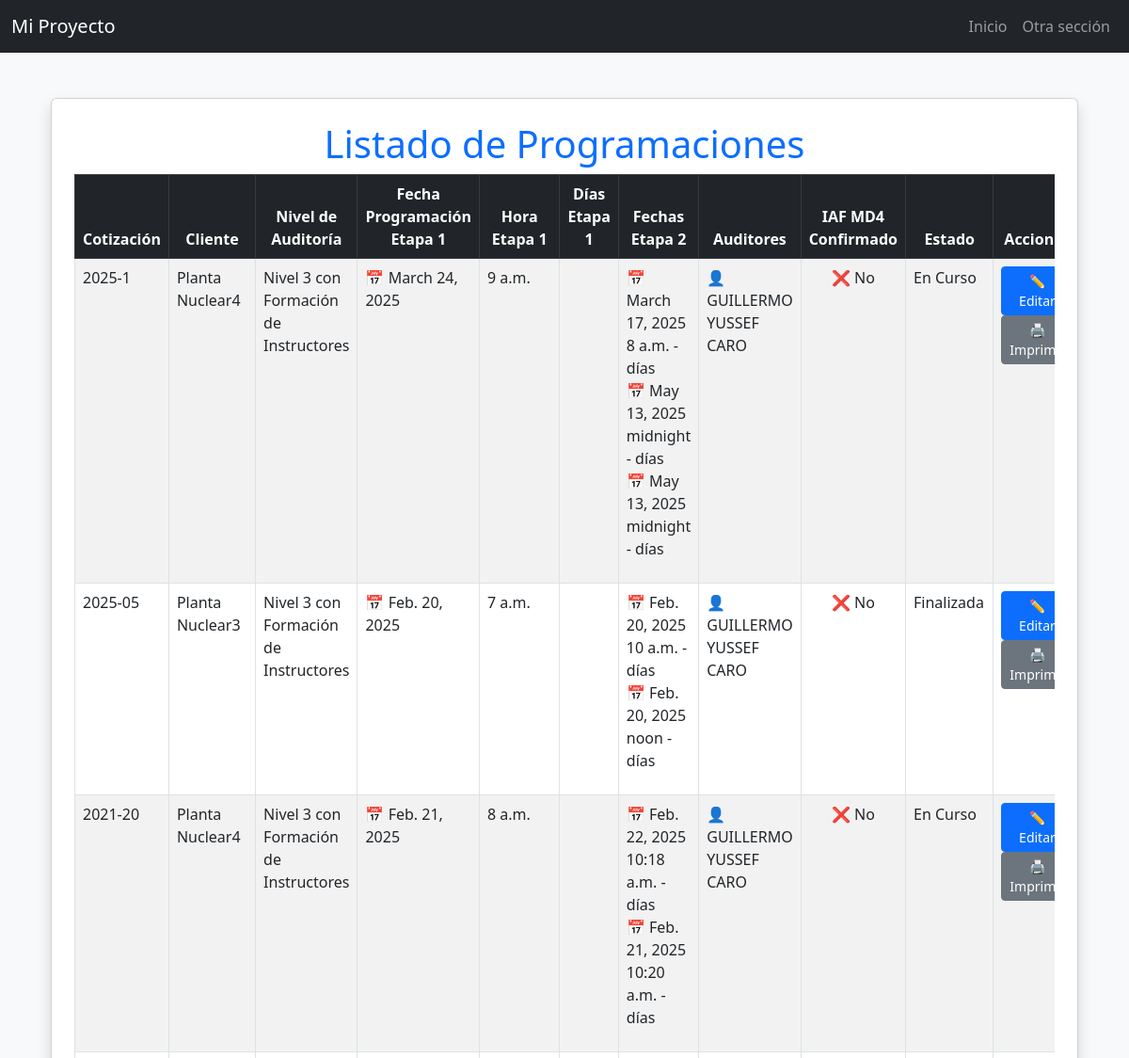
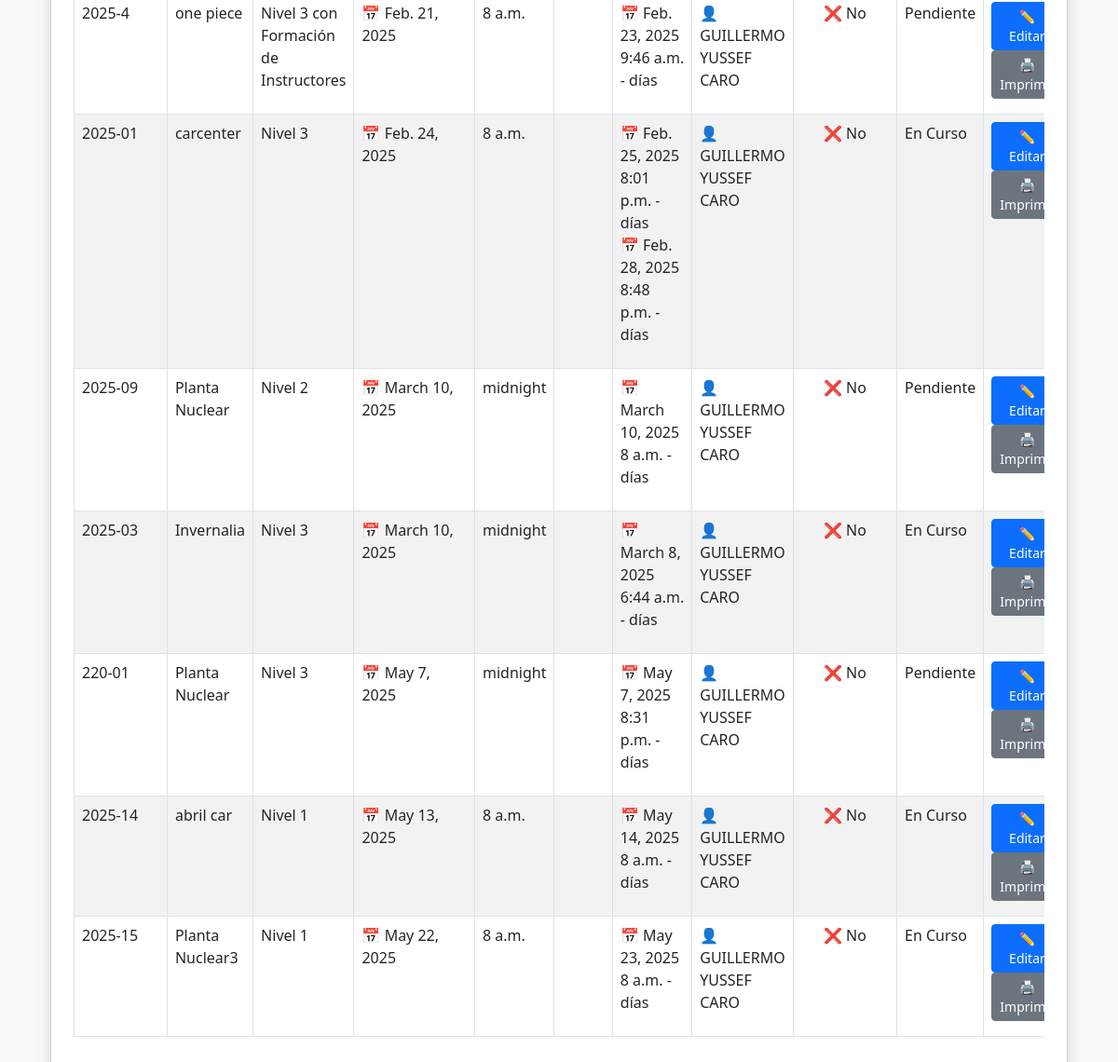
Page /programacion/programaciones/ (signed in) on the committed database (2 pictures, top to bottom).
### programacion/models.py (models this page shows, shortened)
class ProgramacionAuditoria(models.Model):
    cotizacion = models.ForeignKey('cotizaciones.Cotizacion', on_delete=models.CASCADE)
    nivel_auditoria = models.ForeignKey(NivelAuditoriaCEA, on_delete=models.SET_NULL, null=True, blank=True)
    fecha_programacion_etapa1 = models.DateField(null=True, blank=True)
    hora_etapa1 = models.TimeField(default='00:00')
    auditores = models.ForeignKey(Auditor, on_delete=models.SET_NULL, null=True, blank=True)
    iaf_md4_confirmado = models.BooleanField(default=False)
    estado = models.CharField(max_length=20, choices=(
        ('Pendiente', 'Pendiente'),
        ('En Curso', 'En Curso'),
        ('Finalizada', 'Finalizada'),
        ('Cancelada', 'Cancelada'),
    ), default='Pendiente')  # Valor predeterminado para "estado"

class NivelAuditoriaCEA(models.Model):
    nivel = models.CharField(max_length=200, unique=True)
    dias_etapa1 = models.FloatField(default=0.5)
    dias_etapa2 = models.FloatField(default=1.0)
    def __str__(self):
        return self.nivel

class FechaEtapa2(models.Model):
    programacion = models.ForeignKey(ProgramacionAuditoria, on_delete=models.CASCADE, related_name='fechas_etapa2')
    fecha = models.DateField()
    hora = models.TimeField(default='00:00')  # Valor predeterminado para la hora

class Auditor(models.Model):
    user = models.OneToOneField(User, on_delete=models.CASCADE)
    cedula = models.CharField(max_length=30, unique=True)
    cargo = models.CharField(max_length=50)
    telefono = models.CharField(max_length=20)
    iaf_md4_confirmado = models.BooleanField(default=False)

### cotizaciones/models.py (models this page shows, shortened)
class Cotizacion(models.Model):
    solicitud = models.ForeignKey(Solicitud, on_delete=models.CASCADE, related_name="cotizaciones")
    numero_servicio = models.CharField(max_length=100, unique=True)
    fecha_cotizacion = models.DateField(null=True, blank=True)
    tipo_servicio = models.ManyToManyField("TipoServicio")
    dias_auditoria_etapa_1 = models.DecimalField(max_digits=3, decimal_places=1, null=True, blank=True)
    dias_auditoria_etapa_2 = models.DecimalField(max_digits=3, decimal_places=1, null=True, blank=True)
    precio_neto = models.DecimalField(max_digits=10, decimal_places=2, help_text="Valor sin IVA")
    precio_iva = models.DecimalField(max_digits=10, decimal_places=2, default=Decimal("0.00"), help_text="IVA (19%)")
    precio_total = models.DecimalField(max_digits=10, decimal_places=2, default=Decimal("0.00"), help_text="Total con IVA")
    ESTADO_CHOICES = [
        ('Pendiente', 'Pendiente'),
        ('Aprobada', 'Aprobada'),
        ('Rechazada', 'Rechazada'),
        ('Programada', 'Programada'),
    ]
    estado = models.CharField(max_length=20, choices=ESTADO_CHOICES, default='Pendiente')

### solicitudes/models.py (models this page shows, shortened)
class Solicitud(models.Model):
    cliente = models.ForeignKey(Cliente, on_delete=models.CASCADE, related_name="solicitudes_solicitudes")  # Relación con el modelo Cliente
    fecha_solicitud = models.DateField(default=date.today)  # Fecha en que se crea la solicitud
    estado = models.CharField(
        max_length=20,
        choices=[
            ('Pendiente', 'Pendiente'),
            ('Aprobada', 'Aprobada'),
            ('Rechazada', 'Rechazada')
        ],
        default='Pendiente'
    )  # Estado de la solicitud

class Cliente(models.Model):
    nit = models.CharField(max_length=20, unique=True)  # Nit único
    nombre_propietario = models.CharField(max_length=100)
    nombre_establecimiento = models.CharField(max_length=100)
    representante_legal = models.CharField(max_length=100)
    cedula_ciudadania = models.CharField(max_length=20)
    ciudad = models.CharField(max_length=100)
    departamento = models.CharField(max_length=100)
    direccion = models.CharField(max_length=200)
    representante_organismo = models.CharField(max_length=100)
    cargo = models.CharField(max_length=50)
    telefono_fijo = models.CharField(max_length=20, blank=True, null=True)
    telefono_celular = models.CharField(max_length=20)
    correo_electronico = models.EmailField()
    nivel_cea = models.CharField(max_length=50, choices=NIVELES_CEA)
    cantidad_vehiculos = models.IntegerField(null=True, blank=True)
    cantidad_instructores = models.IntegerField(null=True, blank=True)
    categorias_certificar = models.ManyToManyField(Categoria, blank=True)
    certificado_conformidad = models.CharField(max_length=2, choices=CERTIFICADO_CONFORMIDAD_CHOICES, default="No")
    nombre_ente_certificador = models.CharField(max_length=100, blank=True, null=True)  # Se llena si es "Sí"
    fecha_solicitud = models.DateField(null=True, blank=True)  # Se establece solo cuando se envía la solicitud
    observaciones = models.TextField(blank=True, null=True)

### programacion/views.py (the view)
# urls.py: path("programaciones/", views.listado_programaciones, name="listado_programaciones"),
@login_required
def listado_programaciones(request):
    programaciones = ProgramacionAuditoria.objects.select_related("cotizacion__solicitud__cliente").all()
    grupos_usuario = request.user.groups.values_list("name", flat=True)
    contexto = {
        "programaciones": programaciones,
        "pertenece_comercial": "Comercial" in grupos_usuario,
        "pertenece_programacion": "Programación" in grupos_usuario,  # Asegúrate de que el nombre del grupo es correcto
    }
    return render(request, "programacion/listado_programaciones.html", contexto)

### programacion/templates/programacion/listado_programaciones.html
{% extends 'layouts/base.html' %}
{% block content %}
<link rel="stylesheet" href="https://cdn.jsdelivr.net/npm/bootstrap@5.3.0/dist/css/bootstrap.min.css">
<div class="container mt-5">
    <div class="card shadow p-4">
        <h1 class="text-center text-primary">Listado de Programaciones</h1>
        <div class="table-responsive">
            <table class="table table-striped table-bordered">
                <thead class="table-dark text-center">
                    <tr>
                        <th>Cotización</th>
                        <th>Cliente</th>
                        <th>Nivel de Auditoría</th>
                        <th>Fecha Programación Etapa 1</th>
                        <th>Hora Etapa 1</th>
                        <th>Días Etapa 1</th>
                        <th>Fechas Etapa 2</th>
                        <th>Auditores</th>
                        <th>IAF MD4 Confirmado</th>
                        <th>Estado</th>
                        <th>Acciones</th>
                    </tr>
                </thead>
                <tbody>
                    {% for programacion in programaciones %}
                        <tr>
                            <td>{{ programacion.cotizacion.numero_servicio }}</td>
                            <td>{{ programacion.cotizacion.solicitud.cliente.nombre_establecimiento }}</td>
                            <td>{{ programacion.nivel_auditoria }}</td>
                            <td> 📅 {{ programacion.fecha_programacion_etapa1 }}</td>
                            <td>{{ programacion.hora_etapa1 }}</td>
                            <td>{{ programacion.dias_etapa1 }}</td>
                            <td>
                                <ul class="list-unstyled">
                                    {% for fecha_etapa2 in programacion.fechas_etapa2.all %}
                                        <li>📅 {{ fecha_etapa2.fecha }}  {{ fecha_etapa2.hora }} - {{ fecha_etapa2.dias_auditoria }} días</li>
                                    {% empty %}
                                        <li class="text-muted">No asignadas</li>
                                    {% endfor %}
                                </ul>
                            </td>
                            <td>
                                {% if programacion.auditores %}
                                    👤 {{ programacion.auditores.user.get_full_name|default:programacion.auditores.user.username }}
                                {% else %}
                                    <span class="text-muted">Sin asignar</span>
                                {% endif %}
                            </td>
                            <td class="text-center">
                                {% if programacion.iaf_md4_confirmado %}
                                    ✅ Sí
                                {% else %}
                                    ❌ No
                                {% endif %}
                            </td>
                            <td>{{ programacion.estado }}</td>
                            <td class="text-center">
                                <a href="{% url 'programar_auditoria' programacion.cotizacion.id %}" class="btn btn-sm btn-primary">✏️ Editar</a>
                                <a href="{% url 'imprimir_programacion' programacion.id %}" class="btn btn-sm btn-secondary">🖨️ Imprimir</a>
                            </td>
                        </tr>
                    {% endfor %}
                </tbody>
            </table>
        </div>
    </div>
</div>
{% endblock %}

### rows in the picture
ProgramacionAuditoria: cotizacion.numero_servicio "2025-1", cotizacion.solicitud.cliente.nombre_establecimiento "Planta Nuclear4", nivel_auditoria "Nivel 3 con Formación de Instructores", fecha_programacion_etapa1 "March 24, 2025", hora_etapa1 "9 a.m.", auditores.user.get_full_name "GUILLERMO YUSSEF CARO", iaf_md4_confirmado "❌ No", estado "En Curso"
FechaEtapa2: fecha "March 17, 2025", hora "8 a.m."
FechaEtapa2: fecha "May 13, 2025", hora "midnight"
FechaEtapa2: fecha "May 13, 2025", hora "midnight"
ProgramacionAuditoria: cotizacion.numero_servicio "2025-05", cotizacion.solicitud.cliente.nombre_establecimiento "Planta Nuclear3", nivel_auditoria "Nivel 3 con Formación de Instructores", fecha_programacion_etapa1 "Feb. 20, 2025", hora_etapa1 "7 a.m.", auditores.user.get_full_name "GUILLERMO YUSSEF CARO", iaf_md4_confirmado "❌ No", estado "Finalizada"
FechaEtapa2: fecha "Feb. 20, 2025", hora "10 a.m."
FechaEtapa2: fecha "Feb. 20, 2025", hora "noon"
ProgramacionAuditoria: cotizacion.numero_servicio "2021-20", cotizacion.solicitud.cliente.nombre_establecimiento "Planta Nuclear4", nivel_auditoria "Nivel 3 con Formación de Instructores", fecha_programacion_etapa1 "Feb. 21, 2025", hora_etapa1 "8 a.m.", auditores.user.get_full_name "GUILLERMO YUSSEF CARO", iaf_md4_confirmado "❌ No", estado "En Curso"
FechaEtapa2: fecha "Feb. 22, 2025", hora "10:18 a.m."
FechaEtapa2: fecha "Feb. 21, 2025", hora "10:20 a.m."
ProgramacionAuditoria: cotizacion.numero_servicio "2025-4", cotizacion.solicitud.cliente.nombre_establecimiento "one piece", nivel_auditoria "Nivel 3 con Formación de Instructores", fecha_programacion_etapa1 "Feb. 21, 2025", hora_etapa1 "8 a.m.", auditores.user.get_full_name "GUILLERMO YUSSEF CARO", iaf_md4_confirmado "❌ No", estado "Pendiente"
FechaEtapa2: fecha "Feb. 23, 2025", hora "9:46 a.m."
ProgramacionAuditoria: cotizacion.numero_servicio "2025-01", cotizacion.solicitud.cliente.nombre_establecimiento "carcenter", nivel_auditoria "Nivel 3", fecha_programacion_etapa1 "Feb. 24, 2025", hora_etapa1 "8 a.m.", auditores.user.get_full_name "GUILLERMO YUSSEF CARO", iaf_md4_confirmado "❌ No", estado "En Curso"
FechaEtapa2: fecha "Feb. 25, 2025", hora "8:01 p.m."
FechaEtapa2: fecha "Feb. 28, 2025", hora "8:48 p.m."
ProgramacionAuditoria: cotizacion.numero_servicio "2025-09", cotizacion.solicitud.cliente.nombre_establecimiento "Planta Nuclear", nivel_auditoria "Nivel 2", fecha_programacion_etapa1 "March 10, 2025", hora_etapa1 "midnight", auditores.user.get_full_name "GUILLERMO YUSSEF CARO", iaf_md4_confirmado "❌ No", estado "Pendiente"
FechaEtapa2: fecha "March 10, 2025", hora "8 a.m."
ProgramacionAuditoria: cotizacion.numero_servicio "2025-03", cotizacion.solicitud.cliente.nombre_establecimiento "Invernalia", nivel_auditoria "Nivel 3", fecha_programacion_etapa1 "March 10, 2025", hora_etapa1 "midnight", auditores.user.get_full_name "GUILLERMO YUSSEF CARO", iaf_md4_confirmado "❌ No", estado "En Curso"
FechaEtapa2: fecha "March 8, 2025", hora "6:44 a.m."
ProgramacionAuditoria: cotizacion.numero_servicio "220-01", cotizacion.solicitud.cliente.nombre_establecimiento "Planta Nuclear", nivel_auditoria "Nivel 3", fecha_programacion_etapa1 "May 7, 2025", hora_etapa1 "midnight", auditores.user.get_full_name "GUILLERMO YUSSEF CARO", iaf_md4_confirmado "❌ No", estado "Pendiente"
FechaEtapa2: fecha "May 7, 2025", hora "8:31 p.m."
ProgramacionAuditoria: cotizacion.numero_servicio "2025-14", cotizacion.solicitud.cliente.nombre_establecimiento "abril car", nivel_auditoria "Nivel 1", fecha_programacion_etapa1 "May 13, 2025", hora_etapa1 "8 a.m.", auditores.user.get_full_name "GUILLERMO YUSSEF CARO", iaf_md4_confirmado "❌ No", estado "En Curso"
FechaEtapa2: fecha "May 14, 2025", hora "8 a.m."
ProgramacionAuditoria: cotizacion.numero_servicio "2025-15", cotizacion.solicitud.cliente.nombre_establecimiento "Planta Nuclear3", nivel_auditoria "Nivel 1", fecha_programacion_etapa1 "May 22, 2025", hora_etapa1 "8 a.m.", auditores.user.get_full_name "GUILLERMO YUSSEF CARO", iaf_md4_confirmado "❌ No", estado "En Curso"
FechaEtapa2: fecha "May 23, 2025", hora "8 a.m."
